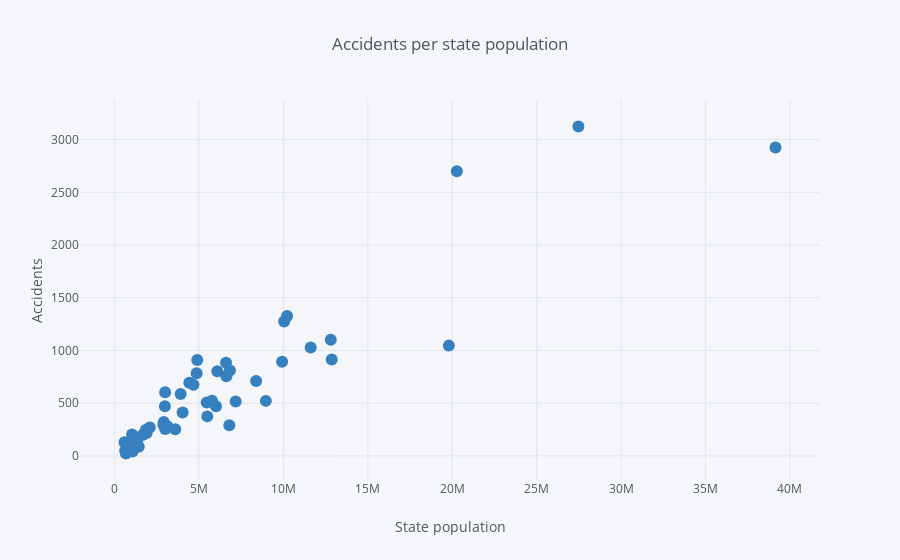

The notebook cell this image was saved under:
### Code cell
#And draw the scatter plot accidents/population per state

states_pop.iplot(kind='scatter', mode='markers', x='population', y='st_case', text='state', 
                 yTitle='Accidents', xTitle='State population', title='Accidents per state population', color='blue')

### Figure 1 — Plotly figure (JSON) as saved in the notebook; plotly's stock layout.template omitted (floating-point values rounded to 4 significant figures)
{"data": [{"line": {"color": "rgba(55, 128, 191, 1.0)", "dash": "solid", "shape": "linear", "width": 1.3}, "marker": {"size": 12, "symbol": "circle"}, "mode": "markers", "name": "st_case", "text": ["Alabama", "Alaska", "Arizona", "Arkansas", "California", "Colorado", "Connecticut", "Delaware", "District of Columbia", "Florida", "Georgia", "Hawaii", "Idaho", "Illinois", "Indiana", "Iowa", "Kansas", "Kentucky", "Louisiana", "Maine", "Maryland", "Massachusetts", "Michigan", "Minnesota", "Mississippi", "Missouri", "Montana", "Nebraska", "Nevada", "New Hampshire", "New Jersey", "New Mexico", "New York", "North Carolina", "North Dakota", "Ohio", "Oklahoma", "Oregon", "Pennsylvania", "Rhode Island", "South Carolina", "South Dakota", "Tennessee", "Texas", "Utah", "Vermont", "Virginia", "Washington", "West Virginia", "Wisconsin", "Wyoming"], "type": "scatter", "uid": "d660026d-852d-43a2-b676-9213e80e9870", "x": ["4,858,979", "738,432", "6,828,065", "2,978,204", "39,144,818", "5,456,574", "3,590,886", "945,934", "672,228", "20,271,272", "10,214,860", "1,431,603", "1,654,930", "12,859,995", "6,619,680", "3,123,899", "2,911,641", "4,425,092", "4,670,724", "1,329,328", "6,006,401", "6,794,422", "9,922,576", "5,489,594", "2,992,333", "6,083,672", "1,032,949", "1,896,190", "2,890,845", "1,330,608", "8,958,013", "2,085,109", "19,795,791", "10,042,802", "756,927", "11,613,423", "3,911,338", "4,028,977", "12,802,503", "1,056,298", "4,896,146", "858,469", "6,600,299", "27,469,114", "2,995,919", "626,042", "8,382,993", "7,170,351", "1,844,128", "5,771,337", "586,107"], "y": [783, 60, 810, 472, 2925, 506, 253, 122, 23, 2699, 1327, 86, 198, 914, 756, 282, 322, 694, 674, 144, 472, 291, 893, 375, 604, 802, 204, 218, 296, 103, 522, 269, 1046, 1275, 111, 1029, 588, 412, 1102, 41, 909, 115, 884, 3124, 256, 50, 711, 516, 246, 523, 129]}], "layout": {"legend": {"bgcolor": "#F5F6F9", "font": {"color": "#4D5663"}}, "paper_bgcolor": "#F5F6F9", "plot_bgcolor": "#F5F6F9", "title": {"font": {"color": "#4D5663"}, "text": "Accidents per state population"}, "xaxis": {"gridcolor": "#E1E5ED", "showgrid": true, "tickfont": {"color": "#4D5663"}, "title": {"font": {"color": "#4D5663"}, "text": "State population"}, "zerolinecolor": "#E1E5ED"}, "yaxis": {"gridcolor": "#E1E5ED", "showgrid": true, "tickfont": {"color": "#4D5663"}, "title": {"font": {"color": "#4D5663"}, "text": "Accidents"}, "zerolinecolor": "#E1E5ED"}}}
